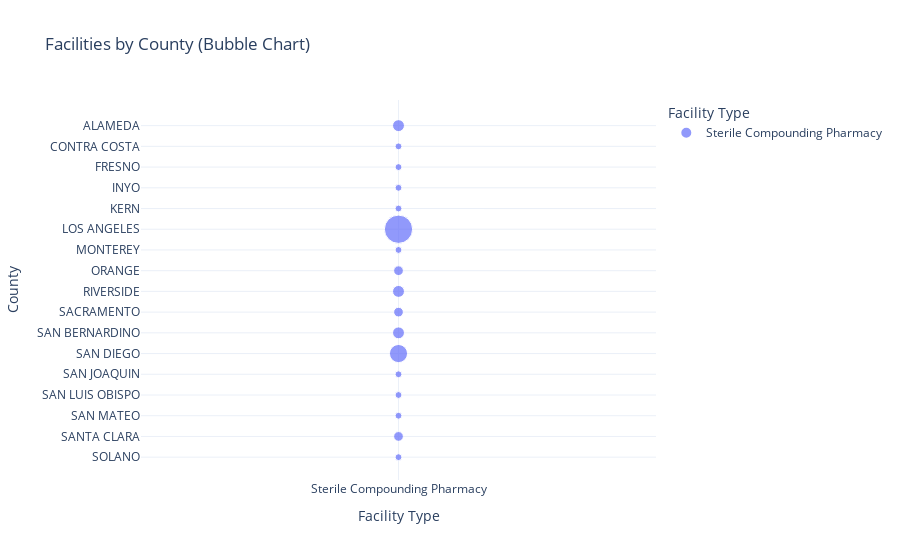

The cell this chart's notebook holds for it:
### Code cell
# Ensure the DataFrame is sorted by County
pharmacy_counties_sorted = pharmacy_counties.sort_values(by='County')

# Create the bubble chart
bubble_fig = px.scatter(pharmacy_counties_sorted, 
                        x='Facility Type', 
                        y='County', 
                        size='Count', 
                        color='Facility Type',
                        title="Facilities by County (Bubble Chart)",
                        labels={'Count': 'Number of Facilities', 'County': 'County'},
                        template='plotly_white',
                        category_orders={"County": pharmacy_counties_sorted['County'].unique()})  # Enforce alphabetical order

bubble_fig.show()

### Figure 1 — Plotly figure (JSON) as saved in the notebook; plotly's stock layout.template omitted (floating-point values rounded to 4 significant figures)
{"data": [{"hovertemplate": "Facility Type=%{x}<br>County=%{y}<br>Number of Facilities=%{marker.size}<extra></extra>", "legendgroup": "Sterile Compounding Pharmacy", "marker": {"color": "#636efa", "size": [3, 1, 1, 1, 1, 17, 1, 2, 3, 2, 3, 7, 1, 1, 1, 2, 1], "sizemode": "area", "sizeref": 0.0425, "symbol": "circle"}, "mode": "markers", "name": "Sterile Compounding Pharmacy", "orientation": "v", "showlegend": true, "x": ["Sterile Compounding Pharmacy", "Sterile Compounding Pharmacy", "Sterile Compounding Pharmacy", "Sterile Compounding Pharmacy", "Sterile Compounding Pharmacy", "Sterile Compounding Pharmacy", "Sterile Compounding Pharmacy", "Sterile Compounding Pharmacy", "Sterile Compounding Pharmacy", "Sterile Compounding Pharmacy", "Sterile Compounding Pharmacy", "Sterile Compounding Pharmacy", "Sterile Compounding Pharmacy", "Sterile Compounding Pharmacy", "Sterile Compounding Pharmacy", "Sterile Compounding Pharmacy", "Sterile Compounding Pharmacy"], "xaxis": "x", "y": ["ALAMEDA", "CONTRA COSTA", "FRESNO", "INYO", "KERN", "LOS ANGELES", "MONTEREY", "ORANGE", "RIVERSIDE", "SACRAMENTO", "SAN BERNARDINO", "SAN DIEGO", "SAN JOAQUIN", "SAN LUIS OBISPO", "SAN MATEO", "SANTA CLARA", "SOLANO"], "yaxis": "y", "type": "scatter"}], "layout": {"xaxis": {"anchor": "y", "domain": [0.0, 1.0], "title": {"text": "Facility Type"}, "categoryorder": "array", "categoryarray": ["Sterile Compounding Pharmacy"]}, "yaxis": {"anchor": "x", "domain": [0.0, 1.0], "title": {"text": "County"}, "categoryorder": "array", "categoryarray": ["SOLANO", "SANTA CLARA", "SAN MATEO", "SAN LUIS OBISPO", "SAN JOAQUIN", "SAN DIEGO", "SAN BERNARDINO", "SACRAMENTO", "RIVERSIDE", "ORANGE", "MONTEREY", "LOS ANGELES", "KERN", "INYO", "FRESNO", "CONTRA COSTA", "ALAMEDA"]}, "legend": {"title": {"text": "Facility Type"}, "tracegroupgap": 0, "itemsizing": "constant"}, "title": {"text": "Facilities by County (Bubble Chart)"}}}
